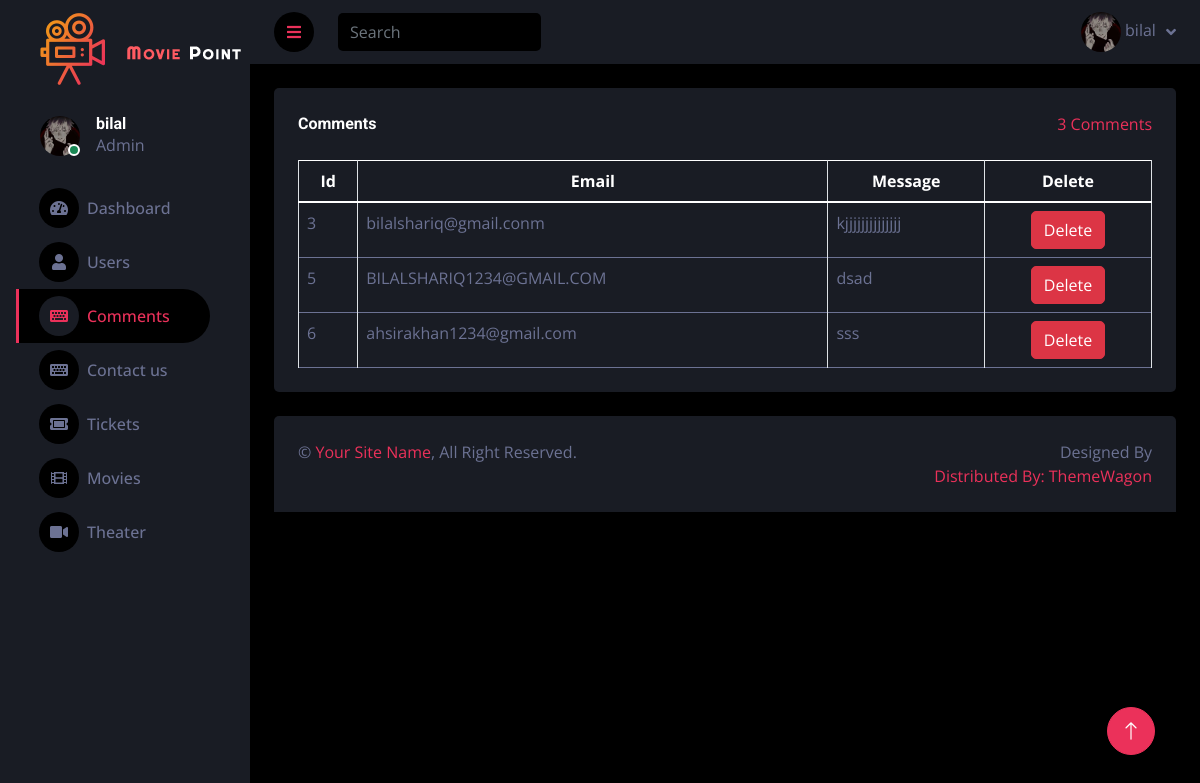
Screenshot of /dashboard/comments.php (signed in) with the database file from the repository.
### tables this page shows
CREATE TABLE `comment` (
  `id` int(11) NOT NULL,
  `email` varchar(50) NOT NULL,
  `message` varchar(500) NOT NULL
);

### dashboard/comments.php (the view, shortened to what this page needs)
<!DOCTYPE HTML>
<html lang="zxx">
<head>
<?php
include "conect.php";
$sql = "SELECT * FROM `comment`";
$result = $connection->query($sql);
$sqll = "SELECT COUNT(*) as total_comments FROM `comment`";
$result2 = $connection->query($sqll);
if ($result2->num_rows > 0) {
    $comm = $result2->fetch_assoc();
    } else {
    echo "0 Comments";
    }
?>
<?php
include 'conect.php';
$rows = mysqli_query($connection, "SELECT userimage FROM `login` WHERE username = '" . $_SESSION['username'] . "'");
?>
    <link href="https://cdnjs.cloudflare.com/ajax/libs/font-awesome/5.10.0/css/all.min.css" rel="stylesheet">
    <link href="https://cdn.jsdelivr.net/npm/bootstrap-icons@1.4.1/font/bootstrap-icons.css" rel="stylesheet">
    <link href="lib/owlcarousel/assets/owl.carousel.min.css" rel="stylesheet">
    <link href="lib/tempusdominus/css/tempusdominus-bootstrap-4.min.css" rel="stylesheet" />
    <link href="css/bootstrap.min.css" rel="stylesheet">
    <link href="css/style.css" rel="stylesheet">
</head>
<body>
    <div class="container-fluid position-relative d-flex p-0">
        <div class="sidebar pe-4 pb-3">
            <nav class="navbar bg-secondary navbar-dark">
                <a href="dashboard.php" class="navbar-brand mx-4 mb-3">
                    <h3 class="text-primary"><img src="./img/logo.png" alt=""></h3>
                </a>
                <div class="d-flex align-items-center ms-4 mb-4">
                    <div class="position-relative">
                        <?php
						while ($row = mysqli_fetch_assoc($rows)) {
							echo '<img class="rounded-circle" src="../images/' . $row['userimage'] . '" style="width: 40px;height: 40px; title="' . $row['userimage'] . '">';
						?>
                        <div class="bg-success rounded-circle border border-2 border-white position-absolute end-0 bottom-0 p-1"></div>
                    </div>
                    <div class="ms-3">
                        <h6 class="mb-0"><?php echo $_SESSION['username'];?></h6>
                        <span>Admin</span>
                    </div>
                </div>
                <div class="navbar-nav w-100">
                    <a href="dashboard.php" class="nav-item nav-link"><i class="fa fa-tachometer-alt me-2"></i>Dashboard</a>
                    <a href="Users.php" class="nav-item nav-link "><i class="fa fa-user me-2"></i>Users </a>
                    <a href="comments.php" class="nav-item nav-link active"><i class="fa fa-keyboard me-2"></i>Comments</a>
                    <a href="message.php" class="nav-item nav-link"><i class="fa fa-keyboard me-2"></i>Contact us</a>
                    <a href="ticket.php" class="nav-item nav-link"><i class="fa fa-ticket-alt me-2"></i>Tickets</a>
                    <a href="movies.php" class="nav-item nav-link"><i class="fa fa-film me-2"></i>Movies</a>
                    <a href="theater.php" class="nav-item nav-link"><i class="fa fa-video me-2"></i>Theater</a>
                    </div>
                </div>
        </div>
        <div class="content">
            <nav class="navbar navbar-expand bg-secondary navbar-dark sticky-top px-4 py-0">
                <a href="#" class="sidebar-toggler flex-shrink-0">
                    <i class="fa fa-bars"></i>
                </a>
                <form class="d-none d-md-flex ms-4">
                    <input class="form-control bg-dark border-0" type="search" placeholder="Search">
                </form>
                <div class="navbar-nav align-items-center ms-auto">
                <div class="nav-item dropdown">
                        <a href="#" class="nav-link dropdown-toggle" data-bs-toggle="dropdown">
                        <?php
							echo '<img class="rounded-circle" src="../images/' . $row['userimage'] . '" style="width: 40px;height: 40px; title="' . $row['userimage'] . '">';
						?>
                        <?php	} ?>
                            <span class="d-none d-lg-inline-flex"><?php echo $_SESSION['username'];?></span>
                        </a>
                    </div>
                </div>
            </nav>
            <div class="container-fluid pt-4 px-4">
                <div class="bg-secondary text-center rounded p-4">
                    <div class="d-flex align-items-center justify-content-between mb-4">
                        <h6 class="mb-0">Comments</h6>
                        <a href=""><?php echo "{$comm['total_comments']}";?>&nbsp;Comments</a>
                    </div>
                    <div class="table-responsive">
                        <table class="table text-start align-middle table-bordered table-hover mb-0">
                            <thead>
                                <tr class="text-white">
                                    <th style="text-align: center" scope="col">Id</th>
                                    <th style="text-align: center" scope="col">Email</th>
                                    <th style="text-align: center" scope="col">Message</th>
                                    <th style="text-align: center" scope="col">Delete</th>
                                </tr>
                            </thead>
                            <tbody>
                            <?php
                                if ($result->num_rows > 0) {
                                while ($row = $result->fetch_assoc()) {
                                ?>
                                <tr>
                                <td><?php echo $row['id']; ?></td>
                                <td><?php echo $row['email']; ?></td>
                                <td><?php echo $row['message']; ?></td>
                                <td style="text-align: center"><a class="btn btn-danger" href="delete.php?id=<?php echo $row['id']; ?>&table=comment">Delete</a></td>
                                </tr>
                                <?php
                                    }
                                    }
                                ?>
                            </tbody>
                        </table>
                    </div>
                </div>
            </div>
            <div class="container-fluid pt-4 px-4">
                <div class="bg-secondary rounded-top p-4">
                    <div class="row">
                        <div class="col-12 col-sm-6 text-center text-sm-start">
                            &copy; <a href="#">Your Site Name</a>, All Right Reserved.
                        </div>
                        <div class="col-12 col-sm-6 text-center text-sm-end">
                            Designed By <a href="https:/.phpcodex.com".php Codex</a>
                            <br>Distributed By: <a href="https://themewagon.com" target="_blank">ThemeWagon</a>
                        </div>
                    </div>
                </div>
            </div>
        </div>
        <a href="#" class="btn btn-lg btn-primary btn-lg-square back-to-top"><i class="bi bi-arrow-up"></i></a>
</body>
<html>

### dashboard/css/style.css (style rules this page uses)
:root { --primary: #eb315a; --secondary: #191C24; --light: #6C7293; --dark: #000000; }
.back-to-top { position: fixed; display: none; right: 45px; bottom: 45px; z-index: 99; }
.btn { transition: .5s; }
.btn-lg-square { width: 48px; height: 48px; }
.btn-square, .btn-sm-square, .btn-lg-square { padding: 0; display: inline-flex; align-items: center; justify-content: center; font-weight: normal; border-radius: 50px; }
.sidebar { position: fixed; top: 0; left: 0; bottom: 0; width: 250px; height: 100vh; overflow-y: auto; background: var(--secondary); transition: 0.5s; z-index: 999; }
.content { margin-left: 250px; min-height: 100vh; background: var(--dark); transition: 0.5s; }
@media (min-width: 992px) { .sidebar { margin-left: 0; } }
@media (min-width: 992px) { .content { width: calc(100% - 250px); } }
.sidebar .navbar .navbar-nav .nav-link { padding: 7px 20px; color: var(--light); font-weight: 500; border-left: 3px solid var(--secondary); border-radius: 0 30px 30px 0; outline: none; }
.sidebar .navbar .navbar-nav .nav-link:hover, .sidebar .navbar .navbar-nav .nav-link.active { color: var(--primary); background: var(--dark); border-color: var(--primary); }
.sidebar .navbar .navbar-nav .nav-link i { width: 40px; height: 40px; display: inline-flex; align-items: center; justify-content: center; background: var(--dark); border-radius: 40px; }
.sidebar .navbar .navbar-nav .nav-link:hover i, .sidebar .navbar .navbar-nav .nav-link.active i { background: var(--secondary); }
.content .navbar .navbar-nav .nav-link { margin-left: 25px; padding: 12px 0; color: var(--light); outline: none; }
.content .navbar .sidebar-toggler, .content .navbar .navbar-nav .nav-link i { width: 40px; height: 40px; display: inline-flex; align-items: center; justify-content: center; background: var(--dark); border-radius: 40px; }
.content .navbar .dropdown-toggle::after { margin-left: 6px; vertical-align: middle; border: none; content: "\f107"; font-family: "Font Awesome 5 Free"; font-weight: 900; transition: .5s; }

### rows the page displays
comment: id "3", email "bilalshariq@gmail.conm", message "kjjjjjjjjjjjjjj"
comment: id "5", email "BILALSHARIQ1234@GMAIL.COM", message "dsad"
comment: id "6", email "ahsirakhan1234@gmail.com", message "sss"

### other values shown
$_SESSION['username'] "bilal"
$comm['total_comments'] "3"
